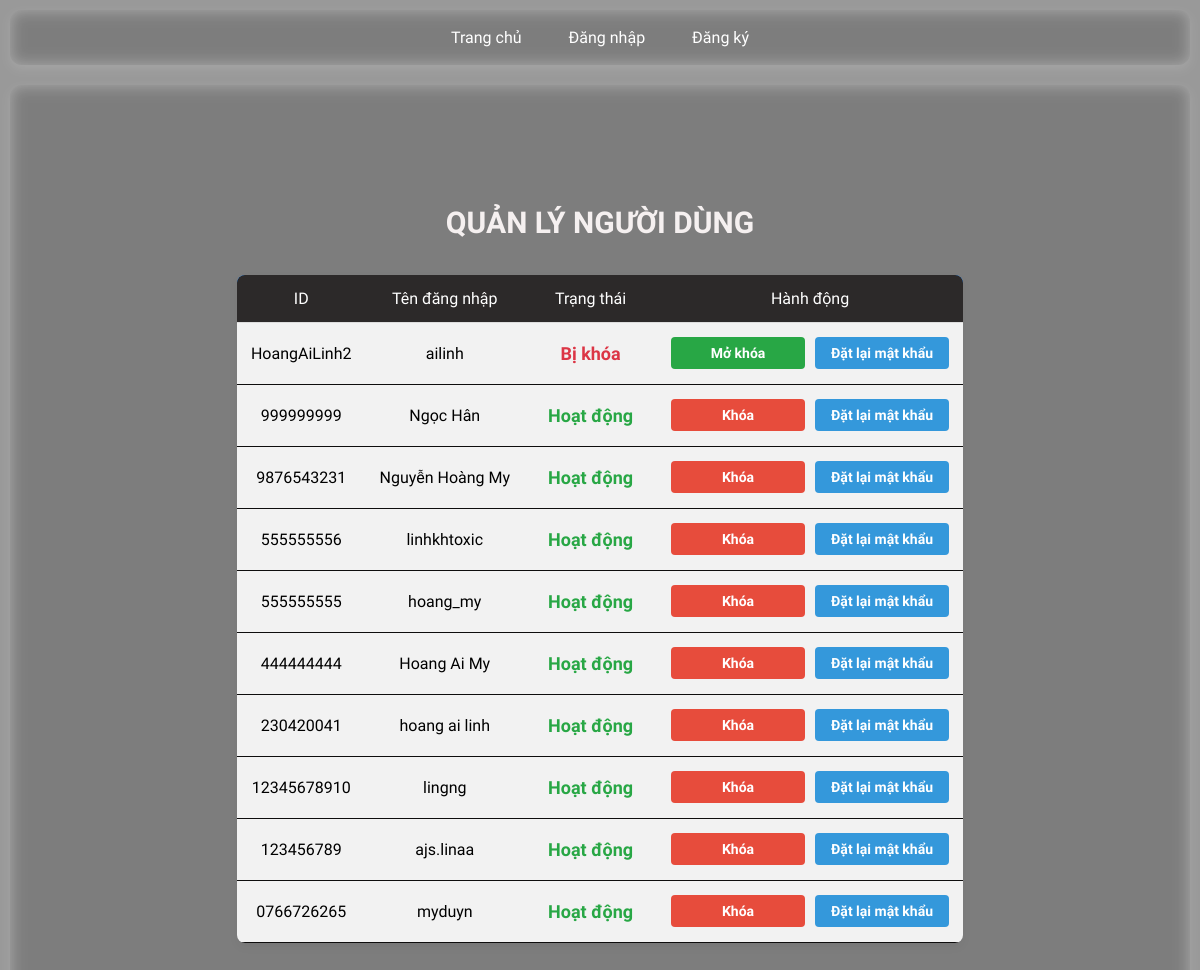
/admin (signed in), run on the app's committed database.
### tables this page shows
CREATE TABLE users (
            user_id TEXT PRIMARY KEY NOT NULL UNIQUE,
            username TEXT NOT NULL UNIQUE,
            password TEXT,
            role TEXT DEFAULT 'user',
            is_blocked INTEGER DEFAULT 0
        );

### app.py (the view)
@app.route('/admin')
def admin():
    if session.get('role') != 'admin':
        flash("Truy cập trái phép!", "danger")
        return redirect(url_for('home'))
    page_admin = request.args.get('page_admin', 1, type=int)
    per_page = 10  # 10 user mỗi trang
    offset_user = (page_admin - 1) * per_page
    with sqlite3.connect(DATABASE) as conn:
        c = conn.cursor()
        c.execute("SELECT COUNT(*) FROM posts WHERE username != ?", (session['username'],))
        total_user_posts = c.fetchone()[0]
        total_user_pages = (total_user_posts + per_page - 1) // per_page
        c.execute("SELECT * FROM users WHERE username != ? ORDER BY user_id DESC LIMIT ? OFFSET ?",
                  (session['username'], per_page, offset_user))
        users = c.fetchall()
    return render_template('admin.html', users=users,
                           page_admin=page_admin,
                           total_user_pages=total_user_pages,)

### templates/admin.html (shortened to what this page needs)
{% extends "base.html" %}
{% block content %}
<div class="admin-container">
    <h2 class="title">QUẢN LÝ NGƯỜI DÙNG</h2>
    <table class="user-table">
        <thead>
            <tr>
                <th>ID</th>
                <th>Tên đăng nhập</th>
                <th>Trạng thái</th>
                <th>Hành động</th>
            </tr>
        </thead>
        <tbody>
            {% for user in users %}
            <tr>
                <td>{{ user[0] }}</td>
                <td>{{ user[1] }}</td>
                <td>
                    <span class="status {{ 'blocked' if user[4] == 1 else 'active' }}">
                        {{ "Bị khóa" if user[4] == 1 else "Hoạt động" }}
                    </span>
                </td>
                <td>
                    <div class="action-buttons">
                        {% if user[4] == 1 %}
                            <a href="{{ url_for('unblock_user', username=user[1]) }}" class="button unblock">Mở khóa</a>
                        {% else %}
                            <a href="{{ url_for('block_user', username=user[1]) }}" class="button block">Khóa</a>
                        {% endif %}
                        <a href="{{ url_for('reset_password', username=user[1]) }}" class="button reset">Đặt lại mật khẩu</a>
                    </div>
                </td>
            </tr>
            {% endfor %}
        </tbody>
    </table>
</div>
{% endblock %}

### templates/base.html (shortened to what this page needs)
<!DOCTYPE html>
<html lang="en">
<head>
    <link rel="stylesheet" href="{{ url_for('static', filename='style.css') }}">
</head>
<body>
    <nav>
        <a href="{{ url_for('home') }}">Trang chủ</a>
        {% if 'user' in session %}
            <a href="{{ url_for('dashboard') }}">Dashboard</a>
            <a href="{{ url_for('logout') }}">Đăng xuất</a>
        {% else %}
            <a href="{{ url_for('login') }}">Đăng nhập</a>
            <a href="{{ url_for('register') }}">Đăng ký</a>
        {% endif %}
    </nav>
    <div class="content">
        {% block content %}{% endblock %}
    </div>
</body>
</html>

### static/style.css (style rules this page uses)
body { font-family: 'Quicksand', sans-serif; margin: 0; padding: 0; background: url('https://i.pinimg.com/736x/f0/36/60/f03660c59e833d273f4557d920be3e40.jpg') center/cover no-repeat fixed; color: #fff; display: flex; flex-direction: column; min-height: 100vh; opacity: 0; animation: fadeIn 1s ease-in forwards; }
body::before { content: ""; position: fixed; top: 0; left: 0; width: 100%; height: 100%; background: rgba(0, 0, 0, 0.4); z-index: -1; }
nav { display: flex; justify-content: center; gap: 15px; background: rgba(255, 255, 255, 0.2); padding: 10px; border-radius: 12px; margin: 10px; box-shadow: 0 4px 10px rgba(255, 255, 255, 0.1); backdrop-filter: blur(8px); }
nav a { text-decoration: none; color: #fff; font-size: 16px; padding: 8px 16px; border-radius: 8px; transition: 0.3s ease-in-out; }
.content { display: flex; flex-direction: column; justify-content: center; align-items: center; flex-grow: 1; text-align: center; padding: 20px; background: rgba(255, 255, 255, 0.2); border-radius: 12px; margin: 10px; box-shadow: 0 4px 10px rgba(255, 255, 255, 0.1); backdrop-filter: blur(8px); }
.title { text-align: center; font-size: 26px; font-weight: bold; margin-bottom: 20px; color: white; background: #007BFF; padding: 10px; border-radius: 8px; }
.user-table { width: 80%; margin: 0 auto; border-collapse: collapse; background: rgba(255, 255, 255, 0.9); border-radius: 10px; overflow: hidden; box-shadow: 0 4px 10px rgba(0, 0, 0, 0.1); }
.user-table thead { background: #007BFF; color: white; }
.user-table th, .user-table td { padding: 12px; text-align: center; border-bottom: 1px solid #ddd; }
.user-table td:first-child, .user-table td:nth-child(2) { color: black; }
.status { font-weight: bold; padding: 8px; border-radius: 5px; }
.status.blocked { color: red; }
.status.active { color: green; }
.button { padding: 8px 12px; border-radius: 6px; text-decoration: none; font-weight: bold; display: inline-block; transition: 0.3s; }
.button.block { background: #dc3545; color: white; }
.button.unblock { background: #28a745; color: white; }

### templates/admin.html (style rules this page uses)
body { font-family: 'Quicksand', sans-serif; color: #333; }
.admin-container { max-width: 1000px; margin: 40px auto; padding: 20px; }
.title { text-align: center; font-size: 30px; font-weight: 600; color: #f5f0f0; padding: 15px; background: none; }
.user-table { width: 100%; border-collapse: collapse; background: rgba(255, 255, 255, 0.9); border-radius: 8px; overflow: hidden; box-shadow: 0 4px 10px rgba(0, 0, 0, 0.05); }
.user-table th { background: #2c2929; font-weight: 500; padding: 14px; text-align: center; }
.user-table td { padding: 14px; text-align: center; border-bottom: 1px solid #0e0d0d; word-wrap: break-word; }
.status { font-weight: 600; font-size: 18px; padding: 6px 10px; border-radius: 5px; display: inline-block; }
.status.active { color: #28a745; }
.status.blocked { color: #dc3545; }
.action-buttons { display: flex; justify-content: center; align-items: center; gap: 10px; flex-wrap: wrap; }
.button { min-width: 110px; padding: 8px 12px; font-size: 14px; border-radius: 4px; text-align: center; font-weight: 600; white-space: nowrap; }
.button.block { background: #e74c3c; color: white; }
.button.reset { background: #3498db; color: white; }

### data on the page
users: user_id "HoangAiLinh2", username "ailinh", is_blocked "Bị khóa"
users: user_id "999999999", username "Ngọc Hân", is_blocked "Hoạt động"
users: user_id "9876543231", username "Nguyễn Hoàng My", is_blocked "Hoạt động"
users: user_id "555555556", username "linhkhtoxic", is_blocked "Hoạt động"
users: user_id "555555555", username "hoang_my", is_blocked "Hoạt động"
users: user_id "444444444", username "Hoang Ai My", is_blocked "Hoạt động"
users: user_id "230420041", username "hoang ai linh", is_blocked "Hoạt động"
users: user_id "12345678910", username "lingng", is_blocked "Hoạt động"
users: user_id "123456789", username "ajs.linaa", is_blocked "Hoạt động"
users: user_id "0766726265", username "myduyn", is_blocked "Hoạt động"
